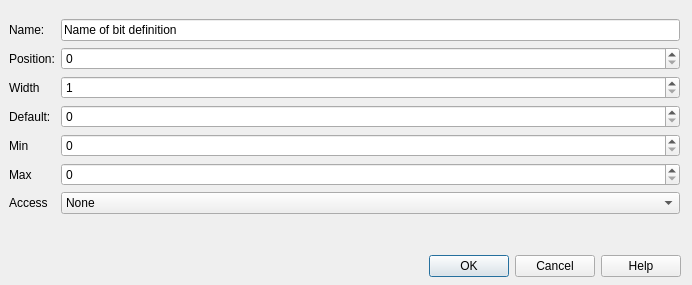
<?xml version="1.0" encoding="UTF-8"?>
<ui version="4.0">
 <class>CDlgMdfRegisterBit</class>
 <widget class="QDialog" name="CDlgMdfRegisterBit">
  <property name="geometry">
   <rect>
    <x>0</x>
    <y>0</y>
    <width>692</width>
    <height>285</height>
   </rect>
  </property>
  <property name="windowTitle">
   <string>Register Bit Definition</string>
  </property>
  <widget class="QWidget" name="formLayoutWidget">
   <property name="geometry">
    <rect>
     <x>9</x>
     <y>19</y>
     <width>671</width>
     <height>221</height>
    </rect>
   </property>
   <layout class="QFormLayout" name="formLayout">
    <item row="0" column="0">
     <widget class="QLabel" name="label_25">
      <property name="text">
       <string>Name:</string>
      </property>
     </widget>
    </item>
    <item row="0" column="1">
     <widget class="QLineEdit" name="editName">
      <property name="toolTip">
       <string>A descriptiv name for the register</string>
      </property>
      <property name="text">
       <string>Name of bit definition</string>
      </property>
     </widget>
    </item>
    <item row="1" column="0">
     <widget class="QLabel" name="label_26">
      <property name="text">
       <string>Position:</string>
      </property>
     </widget>
    </item>
    <item row="1" column="1">
     <widget class="QSpinBox" name="spinPos">
      <property name="maximum">
       <number>7</number>
      </property>
     </widget>
    </item>
    <item row="2" column="0">
     <widget class="QLabel" name="label_28">
      <property name="text">
       <string>Width</string>
      </property>
     </widget>
    </item>
    <item row="2" column="1">
     <widget class="QSpinBox" name="spinWidth">
      <property name="minimum">
       <number>1</number>
      </property>
      <property name="maximum">
       <number>8</number>
      </property>
     </widget>
    </item>
    <item row="3" column="0">
     <widget class="QLabel" name="label_27">
      <property name="text">
       <string>Default:</string>
      </property>
     </widget>
    </item>
    <item row="3" column="1">
     <widget class="QSpinBox" name="spinDefault"/>
    </item>
    <item row="4" column="0">
     <widget class="QLabel" name="label_31">
      <property name="text">
       <string>Min</string>
      </property>
     </widget>
    </item>
    <item row="4" column="1">
     <widget class="QSpinBox" name="spinMin"/>
    </item>
    <item row="5" column="0">
     <widget class="QLabel" name="label_32">
      <property name="text">
       <string>Max</string>
      </property>
     </widget>
    </item>
    <item row="5" column="1">
     <widget class="QSpinBox" name="spinMax">
      <property name="maximum">
       <number>255</number>
      </property>
     </widget>
    </item>
    <item row="6" column="0">
     <widget class="QLabel" name="label_33">
      <property name="text">
       <string>Access</string>
      </property>
     </widget>
    </item>
    <item row="6" column="1">
     <widget class="QComboBox" name="comboAccess">
      <property name="toolTip">
       <string>Access right for register</string>
      </property>
      <item>
       <property name="text">
        <string>None</string>
       </property>
      </item>
      <item>
       <property name="text">
        <string>Write Only</string>
       </property>
      </item>
      <item>
       <property name="text">
        <string>Read Only</string>
       </property>
      </item>
      <item>
       <property name="text">
        <string>Read/Write</string>
       </property>
      </item>
     </widget>
    </item>
   </layout>
  </widget>
  <widget class="QDialogButtonBox" name="buttonBox">
   <property name="geometry">
    <rect>
     <x>10</x>
     <y>250</y>
     <width>671</width>
     <height>32</height>
    </rect>
   </property>
   <property name="orientation">
    <enum>Qt::Horizontal</enum>
   </property>
   <property name="standardButtons">
    <set>QDialogButtonBox::Cancel|QDialogButtonBox::Help|QDialogButtonBox::Ok</set>
   </property>
  </widget>
 </widget>
 <resources/>
 <connections>
  <connection>
   <sender>buttonBox</sender>
   <signal>accepted()</signal>
   <receiver>CDlgMdfRegisterBit</receiver>
   <slot>accept()</slot>
   <hints>
    <hint type="sourcelabel">
     <x>345</x>
     <y>255</y>
    </hint>
    <hint type="destinationlabel">
     <x>345</x>
     <y>136</y>
    </hint>
   </hints>
  </connection>
  <connection>
   <sender>buttonBox</sender>
   <signal>rejected()</signal>
   <receiver>CDlgMdfRegisterBit</receiver>
   <slot>reject()</slot>
   <hints>
    <hint type="sourcelabel">
     <x>345</x>
     <y>255</y>
    </hint>
    <hint type="destinationlabel">
     <x>345</x>
     <y>136</y>
    </hint>
   </hints>
  </connection>
 </connections>
</ui>
